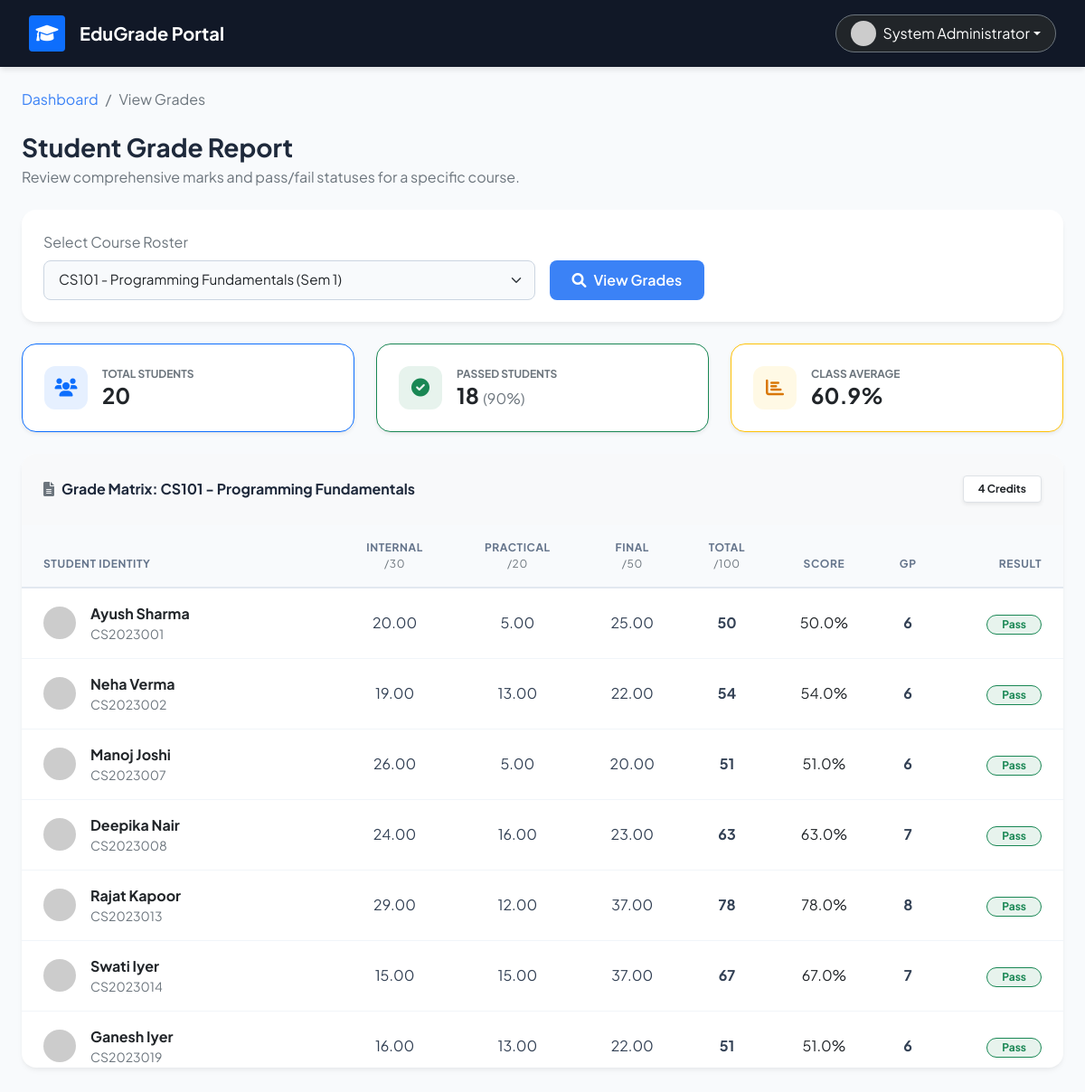
Page /view_grades.php?course_id=1 (signed in) on the committed database.
### tables this page shows
CREATE TABLE `courses` (
  `id` int(11) NOT NULL,
  `course_code` varchar(20) NOT NULL,
  `course_name` varchar(100) NOT NULL,
  `credits` int(11) NOT NULL,
  `department` varchar(100) DEFAULT NULL,
  `semester` int(11) DEFAULT NULL
);

### config.php (called while the page is built, shortened)
<?php
function getGradePoint($percentage) {
    if ($percentage >= 90) return 10;
    if ($percentage >= 70) return 8;
    if ($percentage >= 60) return 7;
    if ($percentage >= 50) return 6;
    return 0;
}
?>

### view_grades.php (the view, shortened to what this page needs)
<?php
require_once 'config.php';
$selected_course = isset($_GET['course_id']) ? (int)$_GET['course_id'] : 0;
$courses = $pdo->query("SELECT id, course_code, course_name, semester FROM courses ORDER BY course_code")->fetchAll();
$students_data = [];
$course_info = null;
if ($selected_course > 0) {
    $stmt = $pdo->prepare("SELECT course_code, course_name, credits FROM courses WHERE id = ?");
    $stmt->execute([$selected_course]);
    $course_info = $stmt->fetch();
    if ($course_info) {
        $sql = "SELECT s.roll_number, u.full_name,
                COALESCE(MAX(CASE WHEN g.assessment_type = 'internal' THEN g.marks_obtained END), 0) as internal,
                COALESCE(MAX(CASE WHEN g.assessment_type = 'practical' THEN g.marks_obtained END), 0) as practical,
                COALESCE(MAX(CASE WHEN g.assessment_type = 'final' THEN g.marks_obtained END), 0) as final_exam
                FROM enrollments e
                JOIN students s ON e.student_id = s.id
                JOIN users u ON s.user_id = u.id
                LEFT JOIN grades g ON e.id = g.enrollment_id
                WHERE e.course_id = ?
                GROUP BY e.student_id, s.roll_number, u.full_name
                ORDER BY s.roll_number";
        $stmt = $pdo->prepare($sql);
        $stmt->execute([$selected_course]);
        $students_data = $stmt->fetchAll();
    } else {
        $message = "<div class='alert alert-danger border-0 shadow-sm rounded-3 fw-medium'><i class='fas fa-times-circle me-2'></i>Course not found.</div>";
    }
}
?>
<!DOCTYPE html>
<html lang="en">
<head>
    <link href="https://cdn.jsdelivr.net/npm/bootstrap@5.1.3/dist/css/bootstrap.min.css" rel="stylesheet">
    <link rel="stylesheet" href="https://cdnjs.cloudflare.com/ajax/libs/font-awesome/6.0.0/css/all.min.css">
</head>
<body>
    <nav class="top-navbar d-flex justify-content-between align-items-center mb-4">
        <div class="d-flex align-items-center">
            <div class="bg-primary text-white rounded p-2 me-3 d-flex align-items-center justify-content-center" style="width: 40px; height: 40px;">
                <i class="fas fa-graduation-cap fs-5"></i>
            </div>
            <h5 class="mb-0 fw-bold">EduGrade Portal</h5>
        </div>
        <div>
            <div class="dropdown">
                <button class="btn btn-dark border-secondary dropdown-toggle d-flex align-items-center rounded-pill px-3" type="button" id="userMenu" data-bs-toggle="dropdown">
                    <img src="https://ui-avatars.com/api/?name=<?php echo urlencode($_SESSION['full_name']); ?>&background=3b82f6&color=fff" class="rounded-circle me-2" width="28" height="28">
                    <span class="fw-semibold"><?php echo htmlspecialchars($_SESSION['full_name']); ?></span>
                </button>
            </div>
        </div>
    </nav>
    <div class="container-fluid px-4 pb-5">
        <nav aria-label="breadcrumb" class="mb-4">
            <ol class="breadcrumb">
                <li class="breadcrumb-item"><a href="faculty_dashboard.php" class="text-decoration-none fw-semibold" style="color: #3b82f6;">Dashboard</a></li>
                <li class="breadcrumb-item active" aria-current="page">View Grades</li>
            </ol>
        </nav>
        <div class="d-flex justify-content-between align-items-end mb-4">
            <div>
                <h3 class="fw-bold mb-1">Student Grade Report</h3>
                <p class="text-muted mb-0">Review comprehensive marks and pass/fail statuses for a specific course.</p>
            </div>
        </div>
        <div class="card card-modern mb-4">
            <div class="card-body p-4">
                <form method="GET" class="row g-3 align-items-end">
                    <div class="col-md-9 col-lg-6">
                        <label class="form-label text-muted">Select Course Roster</label>
                        <select name="course_id" class="form-select" required>
                            <?php foreach($courses as $course): ?>
                                <option value="<?php echo $course['id']; ?>" <?php echo ($selected_course == $course['id']) ? 'selected' : ''; ?>>
                                    <?php echo htmlspecialchars($course['course_code'] . ' - ' . $course['course_name'] . ' (Sem '.$course['semester'].')'); ?>
                                </option>
                            <?php endforeach; ?>
                        </select>
                    </div>
                    <div class="col-md-3 col-lg-2">
                        <button type="submit" class="btn btn-blue w-100">
                            <i class="fas fa-search me-2"></i>View Grades
                        </button>
                    </div>
                </form>
            </div>
        </div>
        <?php if ($selected_course > 0 && !empty($students_data) && $course_info):
            $total_students = count($students_data);
            $pass_count = 0;
            $sum_percentages = 0;
            foreach($students_data as $student) {
                $total = $student['internal'] + $student['practical'] + $student['final_exam'];
                $percentage = ($total / 100) * 100;
                if ($percentage >= 40) $pass_count++;
                $sum_percentages += $percentage;
            }
            $pass_rate = ($total_students > 0) ? round(($pass_count/$total_students)*100, 1) : 0;
            $avg_score = ($total_students > 0) ? number_format($sum_percentages/$total_students, 1) : 0;
        ?>
        <div class="row g-4 mb-4">
            <div class="col-md-4">
                <div class="kpi-card card-modern border border-primary border-opacity-10 bg-white shadow-sm">
                    <div class="kpi-icon bg-primary bg-opacity-10 text-primary"><i class="fas fa-users"></i></div>
                    <div>
                        <p class="text-muted text-uppercase fw-bold mb-0" style="font-size: 0.75rem;">Total Students</p>
                        <h4 class="fw-bold mb-0 text-dark"><?php echo $total_students; ?></h4>
                    </div>
                </div>
            </div>
            <div class="col-md-4">
                <div class="kpi-card card-modern border border-success border-opacity-25 bg-white shadow-sm">
                    <div class="kpi-icon bg-success bg-opacity-10 text-success"><i class="fas fa-check-circle"></i></div>
                    <div>
                        <p class="text-muted text-uppercase fw-bold mb-0" style="font-size: 0.75rem;">Passed Students</p>
                        <h4 class="fw-bold mb-0 text-dark"><?php echo $pass_count; ?> <span class="fs-6 text-muted fw-normal">(<?php echo $pass_rate; ?>%)</span></h4>
                    </div>
                </div>
            </div>
            <div class="col-md-4">
                <div class="kpi-card card-modern border border-warning border-opacity-50 bg-white shadow-sm">
                    <div class="kpi-icon bg-warning bg-opacity-10 text-warning" style="color: #d97706 !important;"><i class="fas fa-chart-bar"></i></div>
                    <div>
                        <p class="text-muted text-uppercase fw-bold mb-0" style="font-size: 0.75rem;">Class Average</p>
                        <h4 class="fw-bold mb-0 text-dark"><?php echo $avg_score; ?>%</h4>
                    </div>
                </div>
            </div>
        </div>
        <div class="card card-modern border-0">
            <div class="card-body p-0">
                <div class="p-4 border-bottom border-light d-flex align-items-center bg-light" style="border-radius: 16px 16px 0 0;">
                    <i class="fas fa-file-alt text-muted me-2"></i>
                    <h6 class="fw-bold mb-0">Grade Matrix: <?php echo htmlspecialchars($course_info['course_code'] . ' - ' . $course_info['course_name']); ?></h6>
                    <span class="badge bg-white text-dark border ms-auto px-3 py-2 shadow-sm"><?php echo $course_info['credits']; ?> Credits</span>
                </div>
                <div class="table-responsive" style="max-height: 600px; overflow-y: auto;">
                    <table class="table table-hover align-middle">
                        <thead>
                            <tr>
                                <th class="ps-4">Student Identity</th>
                                <th class="text-center">Internal <br><span class="text-muted text-lowercase fw-normal">/30</span></th>
                                <th class="text-center">Practical <br><span class="text-muted text-lowercase fw-normal">/20</span></th>
                                <th class="text-center">Final <br><span class="text-muted text-lowercase fw-normal">/50</span></th>
                                <th class="text-center">Total <br><span class="text-muted text-lowercase fw-normal">/100</span></th>
                                <th class="text-center">Score</th>
                                <th class="text-center">GP</th>
                                <th class="text-end pe-4">Result</th>
                            </tr>
                        </thead>
                        <tbody>
                            <?php
                            foreach($students_data as $student):
                                $total = $student['internal'] + $student['practical'] + $student['final_exam'];
                                $percentage = ($total / 100) * 100;
                                $grade_point = getGradePoint($percentage);
                                $status = ($percentage >= 40) ? 'Pass' : 'Fail';
                                $row_class = ($status == 'Fail') ? 'row-fail' : '';
                            ?>
                            <tr class="<?php echo $row_class; ?>">
                                <td class="ps-4">
                                    <div class="d-flex align-items-center">
                                        <img src="https://ui-avatars.com/api/?name=<?php echo urlencode($student['full_name']); ?>&background=f1f5f9&color=475569" class="rounded-circle me-3" width="36" height="36">
                                        <div>
                                            <div class="fw-bold text-dark"><?php echo htmlspecialchars($student['full_name']); ?></div>
                                            <div class="text-muted small"><?php echo htmlspecialchars($student['roll_number']); ?></div>
                                        </div>
                                    </div>
                                </td>
                                <td class="text-center fw-medium"><?php echo $student['internal']; ?></td>
                                <td class="text-center fw-medium"><?php echo $student['practical']; ?></td>
                                <td class="text-center fw-medium"><?php echo $student['final_exam']; ?></td>
                                <td class="text-center">
                                    <span class="fw-bold text-blue fs-6"><?php echo $total; ?></span>
                                </td>
                                <td class="text-center fw-semibold text-dark"><?php echo number_format($percentage, 1); ?>%</td>
                                <td class="text-center fw-bold"><?php echo $grade_point; ?></td>
                                <td class="text-end pe-4">
                                    <?php if ($status == 'Pass'): ?>
                                        <span class="badge bg-success bg-opacity-10 text-success border border-success rounded-pill px-3 py-1">Pass</span>
                                    <?php else: ?>
                                        <span class="badge bg-danger bg-opacity-10 text-danger border border-danger rounded-pill px-3 py-1">Fail</span>
                                    <?php endif; ?>
                                </td>
                            </tr>
                            <?php endforeach; ?>
                        </tbody>
                    </table>
                </div>
            </div>
        </div>
        <?php endif; ?>
    </div>
</body>
</html>

### view_grades.php (style rules this page uses)
body { font-family: 'Plus Jakarta Sans', sans-serif; background-color: #f8fafc; color: #1e293b; }
.top-navbar { background-color: #111827; color: white; padding: 1rem 2rem; box-shadow: 0 4px 6px -1px rgba(0, 0, 0, 0.1); }
.card-modern { border-radius: 16px; border: none; box-shadow: 0 4px 6px -1px rgba(0, 0, 0, 0.05), 0 2px 4px -1px rgba(0, 0, 0, 0.03); background: #ffffff; }
.form-control, .form-select { border-radius: 8px; border: 1px solid #cbd5e1; padding: 0.6rem 1rem; font-size: 0.95rem; background-color: #f8fafc; }
.btn-blue { background-color: #3b82f6; color: white; border: none; border-radius: 8px; font-weight: 600; padding: 0.6rem 1.2rem; transition: all 0.2s; }
.table { margin-bottom: 0; border-collapse: separate; border-spacing: 0; }
.table thead th { background-color: #f8fafc; color: #64748b; font-size: 0.75rem; font-weight: 700; text-transform: uppercase; letter-spacing: 0.05em; border-bottom: 2px solid #e2e8f0; padding: 1rem; position: sticky; top: 0; z-index: 10; }
.table tbody td { padding: 1rem; vertical-align: middle; border-bottom: 1px solid #f1f5f9; color: #334155; }
.kpi-card { padding: 1.5rem; border-radius: 16px; display: flex; align-items: center; }
.kpi-icon { width: 48px; height: 48px; border-radius: 12px; display: flex; align-items: center; justify-content: center; font-size: 1.25rem; margin-right: 1rem; }

### rows in the picture
courses: course_code+course_name "CS101 - Programming Fundamentals", credits "4"

### other values in the picture
$_SESSION['full_name'] "System Administrator"
$total_students "20"
$pass_count "18"
$pass_rate "90"
$avg_score "60.9"
$student['full_name'] "Ayush Sharma"
$student['roll_number'] "CS2023001"
$student['internal'] "20.00"
$student['practical'] "5.00"
$student['final_exam'] "25.00"
$total "50"
$percentage "50.0"
$grade_point "6"
$student['full_name'] "Neha Verma"
$student['roll_number'] "CS2023002"
